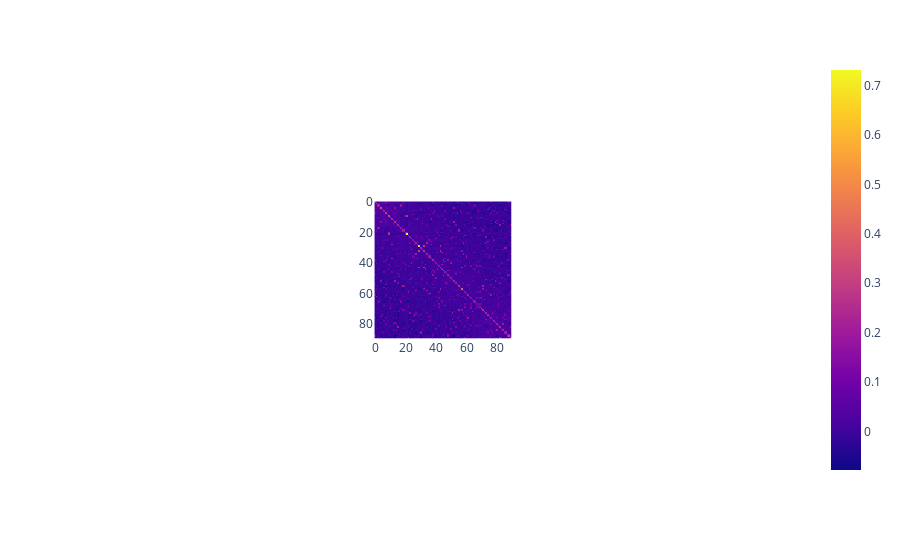

The cell this chart's notebook holds for it:
### Code cell
px.imshow(M2.calc_hat_matrix())

### Figure 1 — Plotly figure (JSON) as saved in the notebook; plotly's stock layout.template omitted (floating-point values rounded to 4 significant figures; data arrays with more than 128 entries replaced by an {"elided": "..."} marker saying what was removed)
{"data": [{"coloraxis": "coloraxis", "hovertemplate": "x: %{x}<br>y: %{y}<br>color: %{z}<extra></extra>", "type": "heatmap", "z": {"elided": "90x90 float values"}}], "layout": {"autosize": true, "coloraxis": {"colorscale": [[0, "#0d0887"], [0.1111, "#46039f"], [0.2222, "#7201a8"], [0.3333, "#9c179e"], [0.4444, "#bd3786"], [0.5556, "#d8576b"], [0.6667, "#ed7953"], [0.7778, "#fb9f3a"], [0.8889, "#fdca26"], [1, "#f0f921"]]}, "margin": {"t": 60}, "xaxis": {"autorange": true, "constrain": "domain", "domain": [0.4054, 0.5946], "range": [-0.5, 89.5], "scaleanchor": "y"}, "yaxis": {"autorange": true, "constrain": "domain", "domain": [0, 1], "range": [89.5, -0.5]}}}
